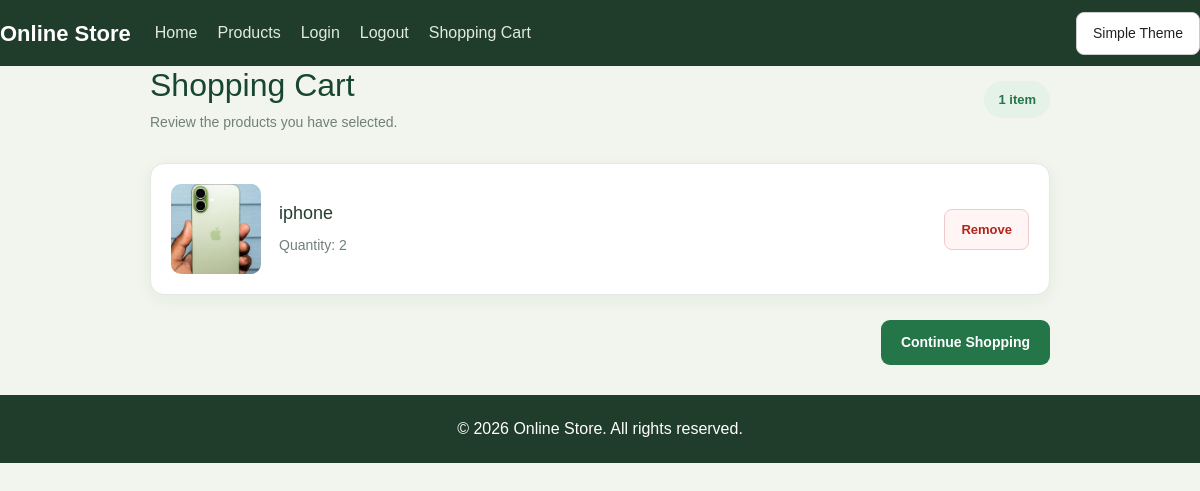
The app's page /cart/ (signed in) with its own data.
### selling/models.py (models this page shows, shortened)
class CartModel(models.Model):
    user = models.ForeignKey(
        settings.AUTH_USER_MODEL,
        on_delete=models.CASCADE,
        related_name="cart_items"
    )
    product = models.ForeignKey(
        ProductModel,
        on_delete=models.CASCADE
    )
    quantity = models.PositiveIntegerField(default=1)
    class Meta:
        constraints = [
            models.UniqueConstraint(
                fields=["user", "product"],
                name="unique_user_cart_product"
            )
        ]

class ProductModel (models.Model):
    name = models.CharField( max_length=50)
    factory = models.CharField( max_length=50)
    origin = models.CharField( max_length=50)
    description = models.TextField()
    poster = models.ImageField(upload_to='productImage/', null=True)

### selling/views.py (the view)
# urls.py: path("cart/", cartView,name="cart"),
@login_required
def cartView(request):
    cart_items = CartModel.objects.filter(
        user=request.user
    ).select_related("product")
    context = {
        "cart_items": cart_items,
    }
    return render(request, "store/cart.html", context)

### selling/templates/store/cart.html (shortened to what this page needs)
{% extends 'store/base.html' %}
{% block content %}
<section class="cart-section">
    <div class="cart-container">
        <div class="cart-heading">
            <div>
                <h1>Shopping Cart</h1>
                <p>Review the products you have selected.</p>
            </div>
            <span class="cart-count">
                {{ cart_items|length }} item{{ cart_items|length|pluralize }}
            </span>
        </div>
        {% if cart_items %}
            <div class="cart-list">
                {% for item in cart_items %}
                    <div class="cart-item">
                        <div class="cart-product-info">
                            {% if item.product.poster %}
                                <img
                                    src="{{ item.product.poster.url }}"
                                    alt="{{ item.product.name }}"
                                    class="cart-product-image"
                                >
                            {% else %}
                                <div class="cart-product-placeholder">📦</div>
                            {% endif %}
                            <div class="cart-product-details">
                                <h3>{{ item.product.name }}</h3>
                                <p>Quantity: {{ item.quantity }}</p>
                            </div>
                        </div>
                        <form method="POST"
                              action="{% url 'remove_from_cart' item.id %}">
                            <button type="submit" class="cart-remove-button">
                                Remove
                            </button>
                        </form>
                    </div>
                {% endfor %}
            </div>
            <div class="cart-actions">
                <a href="{% url 'products' %}" class="cart-continue-button">
                    Continue Shopping
                </a>
            </div>
        {% endif %}
    </div>
</section>
{% endblock %}

### selling/static/store/css/style.css (style rules this page uses)
* { box-sizing: border-box; }
body { margin: 0; font-family: Arial, sans-serif; background-color: #f5f5f5; color: #333; transition: background-color .3s, color .3s; }
img { max-width: 100%; }
body.nature-theme { background-color: #f1f5ed; color: #26372b; }
.cart-container { width: 100%; max-width: 900px; margin: 0 auto; }
.cart-heading { display: flex; justify-content: space-between; align-items: center; gap: 20px; margin-bottom: 30px; }
.cart-heading h1 { margin: 0 0 8px; color: #19472e; font-size: 32px; }
.cart-heading p { margin: 0; color: #718078; font-size: 14px; }
.cart-count { padding: 9px 14px; border-radius: 20px; background: #e4f2e8; color: #247548; font-size: 13px; font-weight: 600; white-space: nowrap; }
.cart-list { display: flex; flex-direction: column; gap: 16px; }
.cart-item { display: flex; justify-content: space-between; align-items: center; gap: 20px; padding: 20px; border: 1px solid #e1e9e3; border-radius: 14px; background: #fff; box-shadow: 0 5px 18px rgba(20, 60, 35, 0.05); }
.cart-product-info { display: flex; align-items: center; gap: 18px; min-width: 0; }
.cart-product-image, .cart-product-placeholder { width: 90px; height: 90px; flex-shrink: 0; border-radius: 10px; }
.cart-product-image { object-fit: cover; background: #f3f7f5; }
.cart-product-details { min-width: 0; }
.cart-product-details h3 { margin: 0 0 10px; color: #263d30; font-size: 18px; overflow-wrap: anywhere; }
.cart-product-details p { margin: 0; color: #718078; font-size: 14px; }
.cart-remove-button { padding: 10px 16px; border: 1px solid #f0caca; border-radius: 8px; background: #fff5f5; color: #b42318; font-size: 13px; font-weight: 600; cursor: pointer; transition: background 0.2s; }
.cart-actions { display: flex; justify-content: flex-end; margin-top: 25px; }
.cart-continue-button { display: inline-block; padding: 12px 20px; border: none; border-radius: 9px; background: #247548; color: #fff; text-align: center; text-decoration: none; font-size: 14px; font-weight: 600; transition: background 0.2s; }

### records on screen
CartModel: product.poster (picture), product.name "iphone", quantity "2"

### other values on screen
{{ cart_items|length }} "1"
